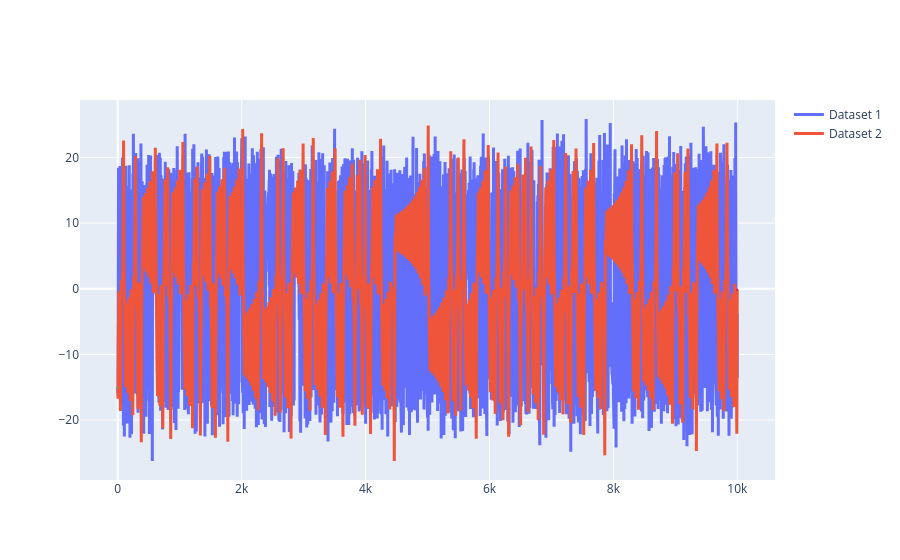

The notebook cell saved with this chart:
### Code cell
dataset = np.load("../../reservoirgrid/datasets/Chaotic/Lorenz.npy", allow_pickle=True)
viz.compare_plot([dataset[1][1][:, 1], dataset[15][1][:,1]])

### Figure 1 — Plotly figure (JSON) as saved in the notebook; plotly's stock layout.template omitted (floating-point values rounded to 4 significant figures; data arrays with more than 128 entries replaced by an {"elided": "..."} marker saying what was removed)
{"data": [{"line": {"color": "#636EFA", "width": 3}, "mode": "lines", "name": "Dataset 1", "type": "scatter", "x": {"elided": "10000 int values"}, "y": {"elided": "10000 float values"}}, {"marker": {"color": "limegreen", "size": 2}, "mode": "markers", "name": "", "showlegend": false, "type": "scatter", "x": [0], "y": [-15.04]}, {"marker": {"color": "crimson", "size": 2}, "mode": "markers", "name": "", "showlegend": false, "type": "scatter", "x": [9999], "y": [-13.52]}, {"line": {"color": "#EF553B", "width": 3}, "mode": "lines", "name": "Dataset 2", "type": "scatter", "x": {"elided": "10000 int values"}, "y": {"elided": "10000 float values"}}, {"marker": {"color": "limegreen", "size": 2}, "mode": "markers", "name": "", "showlegend": false, "type": "scatter", "x": [0], "y": [-15.04]}, {"marker": {"color": "crimson", "size": 2}, "mode": "markers", "name": "", "showlegend": false, "type": "scatter", "x": [9999], "y": [-0.1612]}], "layout": {}}
